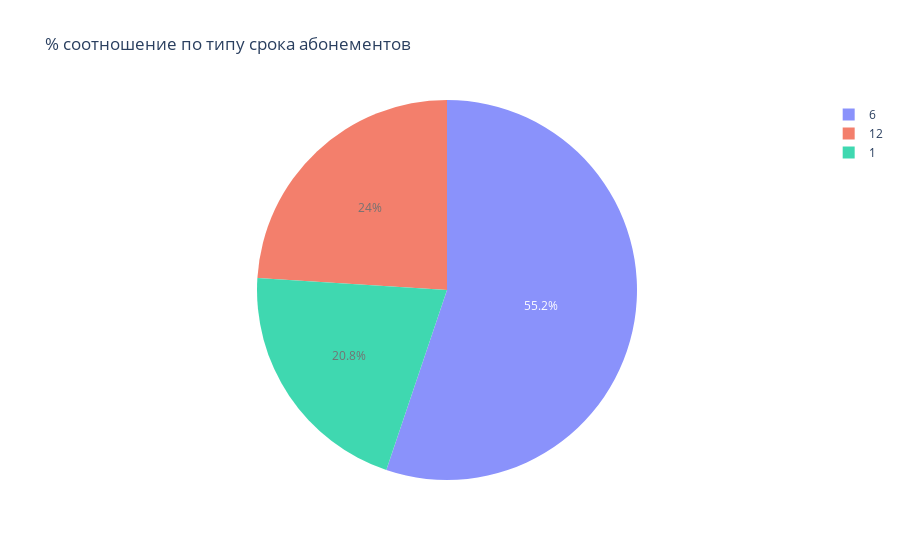

Write notebook code for a chart like this one.
### Markdown cell above
Теперь получим общее представление о распределении небинарных признаков:
* 'Contract_period'
* 'Age'
* 'Month_to_end_contract'
* 'Lifetime'
* 'Avg_additional_charges_total'
* 'Avg_class_frequency_total'
* 'Avg_class_frequency_current_month'

Затем рассмотрим распределение каждого признака по отдельности

### Code cell
from plotly import graph_objects as go
labels = data['Contract_period']
values = data['Contract_period'].value_counts()
fig = go.Figure(data=[go.Pie(labels=labels, values=values, opacity = 0.75)])
fig.update_layout(title_text='% соотношение по типу срока абонементов')
fig.show()

### Figure 1 — Plotly figure (JSON) as saved in the notebook; plotly's stock layout.template omitted (floating-point values rounded to 4 significant figures; data arrays with more than 128 entries replaced by an {"elided": "..."} marker saying what was removed)
{"data": [{"labels": {"elided": "4000 int values"}, "opacity": 0.75, "type": "pie", "values": [2207, 960, 833]}], "layout": {"title": {"text": "% соотношение по типу срока абонементов"}}}
